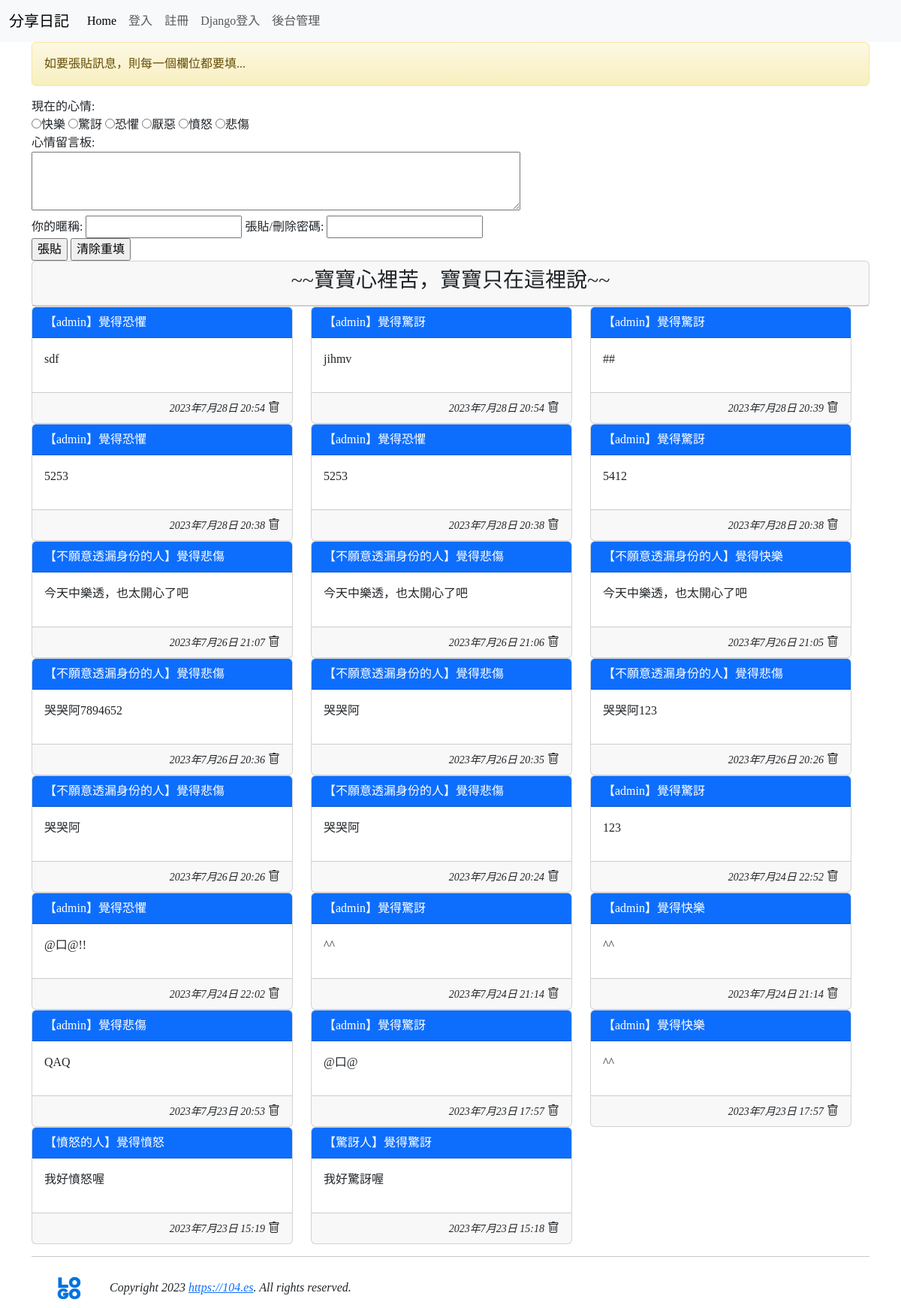
/index8/, run on an earlier commit of the app's database.
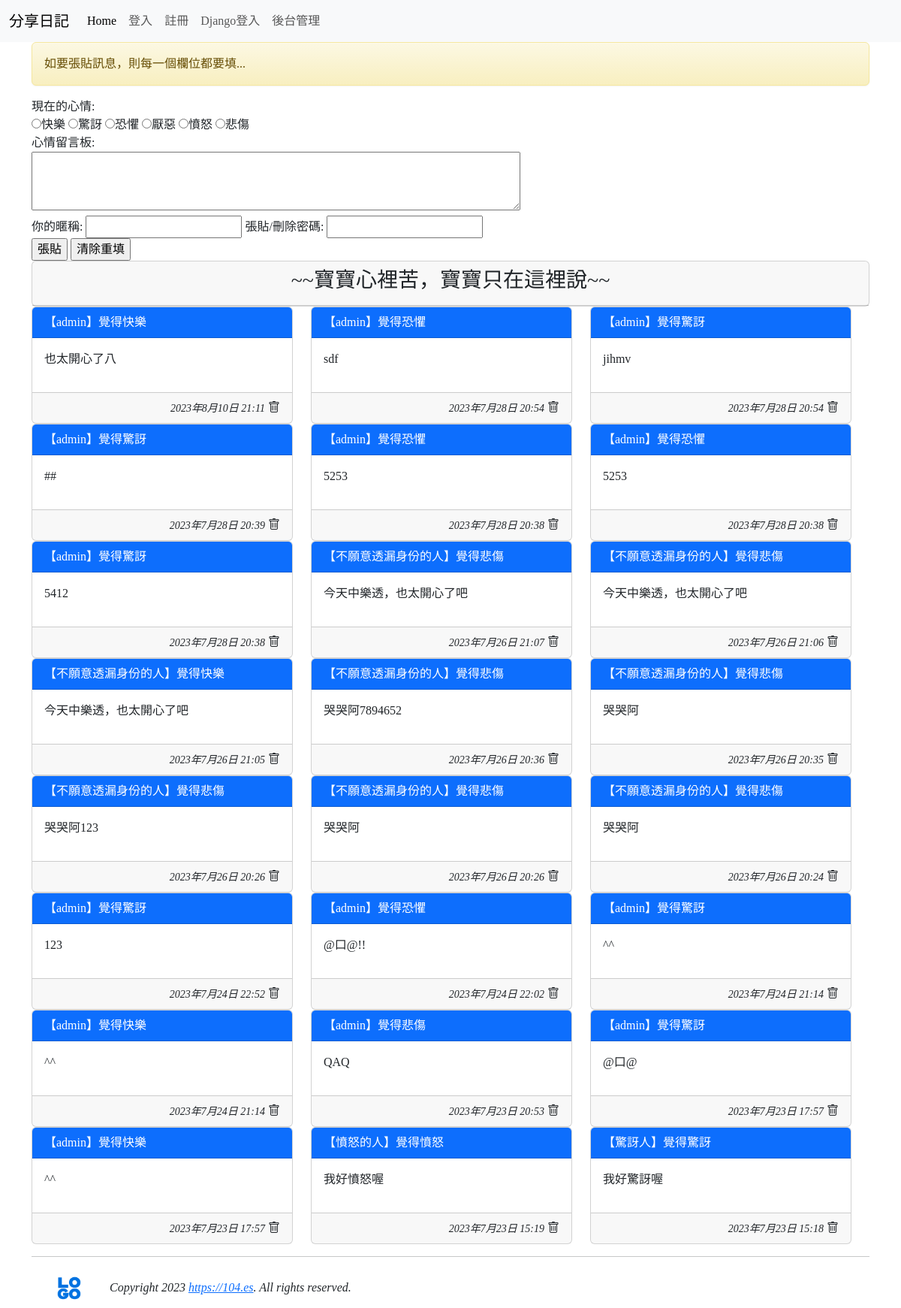
And on a later commit of the database.
### mysite/models.py (models this page shows, shortened)
class Mood(models.Model):
    status = models.CharField(max_length=10, null=False)
    def __str__(self):
        return self.status

class Post2(models.Model):
    mood = models.ForeignKey('Mood', on_delete=models.CASCADE)
    nickname = models.CharField(max_length=10, default='不願意透漏身份的人')
    message = models.TextField(null=False)
    del_pass = models.CharField(max_length=10)
    pub_time = models.DateTimeField(auto_now=True)
    enabled = models.BooleanField(default=True)

### mysite/views.py (the view)
# urls.py: path('index8/', index8),
def index8(request):
    posts = models.Post2.objects.filter(enabled=True).order_by('-pub_time')[:30]
    moods = models.Mood.objects.all()
    try:
        user_id = request.GET['user_id']
        user_pass = request.GET['user_pass']
        user_post = request.GET['user_post']
        user_mood = request.GET['mood']
    except:
        user_id = None
        message = '如要張貼訊息，則每一個欄位都要填...'
    if user_id != None:
        mood = models.Mood.objects.get(status=user_mood)
        post = models.Post2(mood=mood, nickname=user_id, del_pass=user_pass, message=user_post)
        post.save()
        message=f'成功儲存!請記得你的編輯密碼[{user_pass}]!，訊息需經審查後才會顯示。'
    return render(request, 'index8.html', locals())

### mysite/templates/index8.html (shortened to what this page needs)
{% extends 'base1.html' %}
{% block content %}
<div class='container'>
    {% if message %}
        <div class='alert alert-warning'>{{ message }}</div>
    {% endif %}
    <form name='my form' action='/index8' method='GET'>
        現在的心情:<br/>
        {% for m in moods %}
        <input type='radio' name='mood' value='{{ m.status }}'>{{ m.status }}
        {% endfor %}
        <br/>
        心情留言板:<br/>
        <textarea name='user_post' rows=3 cols=70></textarea><br/>
        <label for='user_id'>你的暱稱:</label>
        <input id='user_id' type='text' name='user_id'>
        <label for='user_pass'>張貼/刪除密碼:</label>
        <input id='user_pass' type='password' name='user_pass'><br/>
        <input type='submit' value='張貼'>
        <input type='reset' value='清除重填'>
    </form>
    <div class='row'>
        <div class='col-md-12'>
            <div class='card'>
                <div class='card-header' align=center>
                <h3>~~寶寶心裡苦，寶寶只在這裡說~~</h3>
                </div>
            </div>
        </div>
        <div class='row'>
            {% for p in posts %}
            <div class="col-sm-12 col-md-4">
                <div class='card'>
                    <div class='card-header text-white bg-primary'>【{{ p.nickname }}】覺得{{ p.mood }}</div>
                    <div class='card-body'>{{ p.message | linebreaks }}</div>
                    <div class='card-footer' align='right'>
                        <i><small>{{ p.pub_time }}</small></i>
                        <i class="bi bi-trash" onclick='go_delete({{ p.id }})'></i>
                    </div>
                </div>
            </div>
            {% empty %}
                目前沒有任何心情留言
            {% endfor %}
        </div>
    </div>
{% endblock %}

### mysite/templates/base1.html (shortened to what this page needs)
<!DOCTYPE html>
<html>
    <head>
        <link href="https://cdn.jsdelivr.net/npm/bootstrap@5.3.0/dist/css/bootstrap.min.css" rel="stylesheet">
        <link rel="stylesheet" href="https://maxcdn.bootstrapcdn.com/bootstrap/3.3.6/css/bootstrap-theme.min.css">
        <link rel="stylesheet" href="https://cdn.jsdelivr.net/npm/bootstrap-icons@1.10.3/font/bootstrap-icons.css">
    </head>
    <body>
        {% include "header1.html" %}
        {% block content %}{% endblock %}
        {% include "footer1.html" %}
    </body>
</html>

### mysite/templates/header1.html (shortened to what this page needs)
<nav class='navbar navbar-expand-lg bg-body-tertiary'>
    <div class='container-fluid'>
        <a class='navbar-brand' href='#'>分享日記</a>
    <div class='collapse navbar-collapse' id='navbarNav'>
        <ul class='navbar-nav'>
            <li class='nav-item'>
                <a class='nav-link active' aria-current='page' href='/index10'>Home</a>
            </li>
            {% if username %}
            <li class='nav-item'>
                <a class='nav-link' href='/votes/'>得票資訊</a>
            </li>
            <li class='nav-item'>
                <a class='nav-link' href='/plotly/'>Poltly繪圖</a>
            </li>
            <li class='nav-item'>
                <a class='nav-link' href='/plotly2/'>Poltly2繪圖</a>
            </li>
            <li class='nav-item'>
                <a class='nav-link' href='/chart3d/'>3D圖表</a>
            </li>
            <li class='nav-item'>
                <a class='nav-link' href='/userinfo2/'>個人資料</a>
            </li>
            <li class='nav-item'>
                <a class='nav-link' href='/userinfo3/'>個人資料3</a>
            </li>
            <li class='nav-item'>
                {% comment %} <a class='nav-link' href='/post2/'>寫日記</a> {% endcomment %}
                <a class='nav-link' href='/posting3/'>寫日記</a>
            </li>
            <li class='nav-item'>
                <a class='nav-link' href='/contact/'>聯絡管理員</a>
            </li>
            <li class='nav-item'>
                <a class='nav-link' href='/logout3/'>登出</a>
            </li>
            {% else %}
            <li class='nav-item'>
                <a class='nav-link' href='/login3/'>登入</a>
            </li>
            <li class='nav-item'>
                <a class='nav-link' href='/accounts/register/'>註冊</a>
            </li>
            <li class='nav-item'>
                <a class='nav-link' href='/admin/login/?next=/'>Django登入</a>
            </li>
            {% endif %}
            <li class='nav-item'>
                <a class='nav-link' href='/admin/'>後台管理</a>
            </li>
        </ul>
    </div>
    </div>
</nav>

### mysite/templates/footer1.html
<hr>
{% load static %}
<img src="{% static "images/logo.png" %}" width=100>
<em>Copyright 2023 <a href='https://104.es'>https://104.es</a>. All rights reserved.</em>

### mysite/templates/base1.html (style rules this page uses)
h1, h2, h3, h4, h5, p, div { font-family: 微軟正黑體; }

What changed in the data, as far as the page shows it:
added Post2: nickname "admin", mood "快樂", message "也太開心了八", pub_time "2023年8月10日 21:11"
